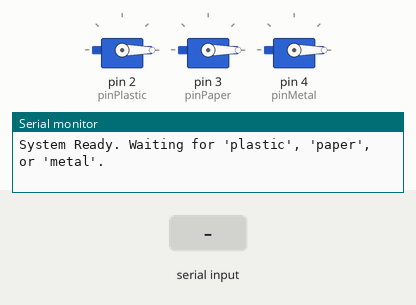
A sketch run on a simulated Arduino Uno, built with avr-gcc and run on an emulated ATmega328P. On the bench: 3 × servo, the last lines printed to the serial monitor. Inputs (shaded band) come from the test bench.

Above: at 1.2 s.
1.3 s: "plastic\n" received over Serial
At 1.7 s:
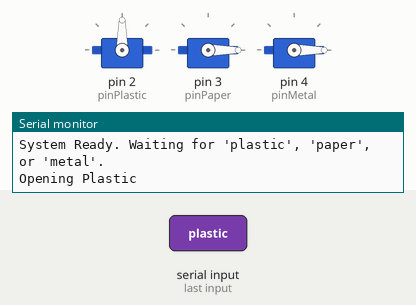
Timing chart, 0 to 5.8 s (numbered marks = the images above; inputs shaded):
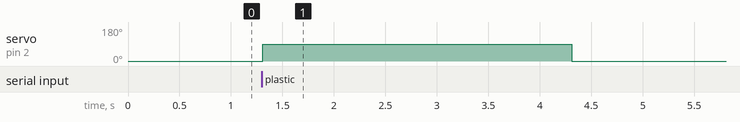

Measured:
- after the input at 1.3 s, servo on pin 2 (pinPlastic): 0° → 90° at once, → 0° 3.0 s later

The sketch:

sketch_feb13a.ino
```cpp
#include <Servo.h>

// 1. Create Servo Objects
Servo servoPlastic; // Pin 2
Servo servoPaper;   // Pin 3
Servo servoMetal;   // Pin 4

// 2. Define Pins
const int pinPlastic = 2;
const int pinPaper   = 3;
const int pinMetal   = 4;

void setup() {
  Serial.begin(9600);
  servoPlastic.attach(pinPlastic);
  servoPaper.attach(pinPaper);
  servoMetal.attach(pinMetal);

  // Close all bins initially
  servoPlastic.write(0);
  servoPaper.write(0);
  servoMetal.write(0);

  Serial.println("System Ready. Waiting for 'plastic', 'paper', or 'metal'.");
}

void loop() {
  if (Serial.available() > 0) {
    // Read the incoming data until a newline character
    String command = Serial.readStringUntil('\n');

    // CRITICAL: Remove hidden whitespace (like "\r" or " ")
    command.trim();

    if (command == "plastic") {
      activateBin(servoPlastic, "Plastic");
    }
    else if (command == "paper") {
      activateBin(servoPaper, "Paper");
    }
    else if (command == "metal") {
      activateBin(servoMetal, "Metal");
    }
  }
}

void activateBin(Servo &activeServo, String binName) {
  Serial.print("Opening ");
  Serial.println(binName);

  // 1. Open Lid
  activeServo.write(90);

  // 2. Wait 3 Seconds (Block other commands)
  delay(3000);

  // 3. Close Lid
  activeServo.write(0);
  Serial.println("Closing...");

  delay(500); // Allow physical closing time

  // 4. Clear the buffer
  // (Prevents queued commands from firing immediately after)
  while(Serial.available() > 0) {
    char junk = Serial.read();
  }
}
```
